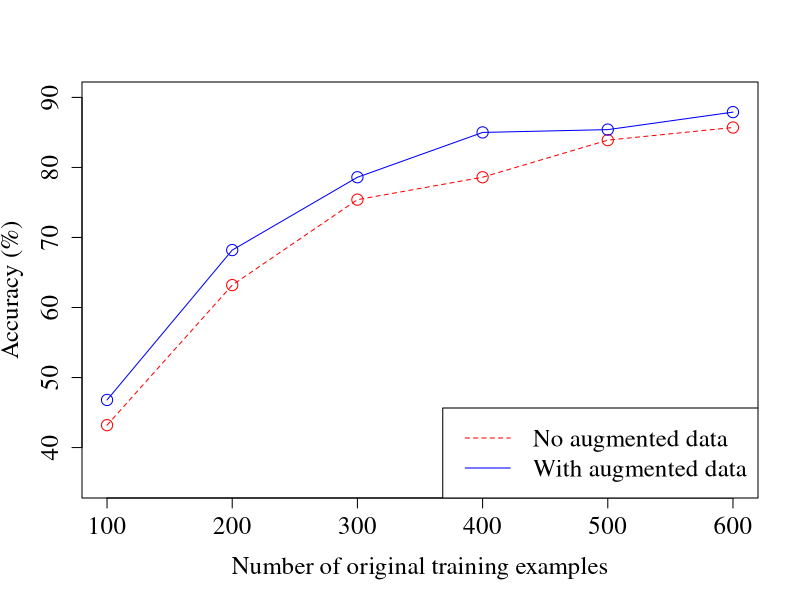

Recreate this plot in R.
# Make plot showing effect of data augmentation on geoquery
pdf('fig-geo-augment.pdf')
op = par(family='serif')
x = c(100, 200, 300, 400, 500, 600)
y_orig = c(43.2, 63.2, 75.4, 78.6, 83.9, 85.7)
y_aug = c(46.8, 68.2, 78.6, 85.0, 85.4, 87.9)
plot(x, y_orig, ylim=c(35, 90), col='red', 
     xlab='Number of original training examples', ylab='Accuracy (%)',
     cex=1.5, cex.axis=1.5, cex.lab=1.5)
lines(x, y_orig, col='red', lty='dashed')
points(x, y_aug, col='blue', cex=1.5)
lines(x, y_aug, col='blue')

legend('bottomright', c('No augmented data', 'With augmented data'),
       col= c('red', 'blue'), lty=c('dashed', 'solid'), cex=1.5)
dev.off()
